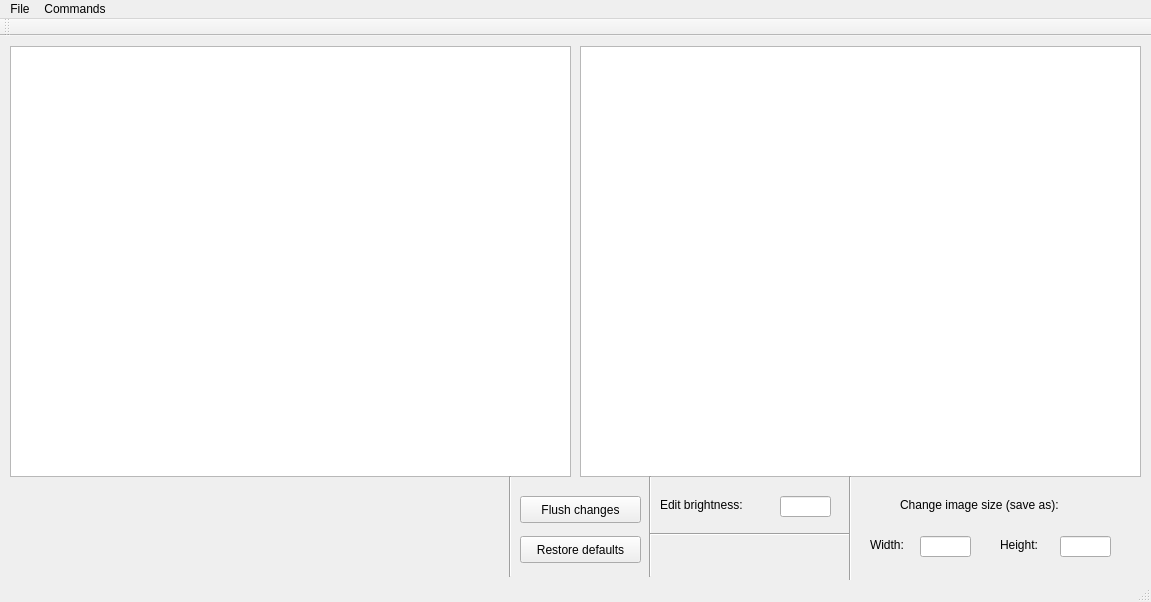
<?xml version="1.0" encoding="UTF-8"?>
<ui version="4.0">
 <class>MainWindow</class>
 <widget class="QMainWindow" name="MainWindow">
  <property name="geometry">
   <rect>
    <x>0</x>
    <y>0</y>
    <width>1151</width>
    <height>602</height>
   </rect>
  </property>
  <property name="windowTitle">
   <string>Fractal Tool </string>
  </property>
  <widget class="QWidget" name="centralWidget">
   <widget class="QGraphicsView" name="viewOriginal">
    <property name="geometry">
     <rect>
      <x>10</x>
      <y>10</y>
      <width>561</width>
      <height>431</height>
     </rect>
    </property>
   </widget>
   <widget class="QGraphicsView" name="viewProcessed">
    <property name="geometry">
     <rect>
      <x>580</x>
      <y>10</y>
      <width>561</width>
      <height>431</height>
     </rect>
    </property>
   </widget>
   <widget class="QPushButton" name="btnFlush">
    <property name="geometry">
     <rect>
      <x>520</x>
      <y>460</y>
      <width>121</width>
      <height>27</height>
     </rect>
    </property>
    <property name="text">
     <string>Flush changes</string>
    </property>
   </widget>
   <widget class="QPushButton" name="btnDefaults">
    <property name="geometry">
     <rect>
      <x>520</x>
      <y>500</y>
      <width>121</width>
      <height>27</height>
     </rect>
    </property>
    <property name="text">
     <string>Restore defaults</string>
    </property>
   </widget>
   <widget class="QLineEdit" name="editBrightness">
    <property name="geometry">
     <rect>
      <x>780</x>
      <y>460</y>
      <width>51</width>
      <height>21</height>
     </rect>
    </property>
   </widget>
   <widget class="QLabel" name="labelBrightness">
    <property name="geometry">
     <rect>
      <x>660</x>
      <y>460</y>
      <width>121</width>
      <height>17</height>
     </rect>
    </property>
    <property name="text">
     <string>Edit brightness:</string>
    </property>
   </widget>
   <widget class="Line" name="line">
    <property name="geometry">
     <rect>
      <x>640</x>
      <y>440</y>
      <width>20</width>
      <height>101</height>
     </rect>
    </property>
    <property name="orientation">
     <enum>Qt::Vertical</enum>
    </property>
   </widget>
   <widget class="Line" name="line_2">
    <property name="geometry">
     <rect>
      <x>500</x>
      <y>440</y>
      <width>20</width>
      <height>101</height>
     </rect>
    </property>
    <property name="orientation">
     <enum>Qt::Vertical</enum>
    </property>
   </widget>
   <widget class="Line" name="line_3">
    <property name="geometry">
     <rect>
      <x>650</x>
      <y>490</y>
      <width>201</width>
      <height>16</height>
     </rect>
    </property>
    <property name="orientation">
     <enum>Qt::Horizontal</enum>
    </property>
   </widget>
   <widget class="Line" name="line_4">
    <property name="geometry">
     <rect>
      <x>840</x>
      <y>440</y>
      <width>20</width>
      <height>111</height>
     </rect>
    </property>
    <property name="orientation">
     <enum>Qt::Vertical</enum>
    </property>
   </widget>
   <widget class="QLabel" name="label">
    <property name="geometry">
     <rect>
      <x>900</x>
      <y>460</y>
      <width>211</width>
      <height>17</height>
     </rect>
    </property>
    <property name="text">
     <string>Change image size (save as):</string>
    </property>
   </widget>
   <widget class="QLabel" name="label_2">
    <property name="geometry">
     <rect>
      <x>870</x>
      <y>500</y>
      <width>67</width>
      <height>17</height>
     </rect>
    </property>
    <property name="text">
     <string>Width:</string>
    </property>
   </widget>
   <widget class="QLabel" name="label_3">
    <property name="geometry">
     <rect>
      <x>1000</x>
      <y>500</y>
      <width>67</width>
      <height>17</height>
     </rect>
    </property>
    <property name="text">
     <string>Height:</string>
    </property>
   </widget>
   <widget class="QLineEdit" name="editWidth">
    <property name="geometry">
     <rect>
      <x>920</x>
      <y>500</y>
      <width>51</width>
      <height>21</height>
     </rect>
    </property>
   </widget>
   <widget class="QLineEdit" name="editHeight">
    <property name="geometry">
     <rect>
      <x>1060</x>
      <y>500</y>
      <width>51</width>
      <height>21</height>
     </rect>
    </property>
   </widget>
  </widget>
  <widget class="QMenuBar" name="menuBar">
   <property name="geometry">
    <rect>
     <x>0</x>
     <y>0</y>
     <width>1151</width>
     <height>22</height>
    </rect>
   </property>
   <widget class="QMenu" name="menuDatei">
    <property name="title">
     <string>File</string>
    </property>
    <addaction name="actionOpen"/>
    <addaction name="actionSave"/>
    <addaction name="actionSave_As_2"/>
    <addaction name="separator"/>
    <addaction name="actionExit_2"/>
   </widget>
   <widget class="QMenu" name="menuConfiguration">
    <property name="title">
     <string>Commands</string>
    </property>
    <addaction name="actionConvert_to_GRAY"/>
    <addaction name="actionConvert_to_B_W"/>
    <addaction name="actionCreate_grid"/>
    <addaction name="actionTEST"/>
    <addaction name="actionFace"/>
   </widget>
   <addaction name="menuDatei"/>
   <addaction name="menuConfiguration"/>
  </widget>
  <widget class="QToolBar" name="mainToolBar">
   <attribute name="toolBarArea">
    <enum>TopToolBarArea</enum>
   </attribute>
   <attribute name="toolBarBreak">
    <bool>false</bool>
   </attribute>
  </widget>
  <widget class="QStatusBar" name="statusBar"/>
  <action name="actionExit">
   <property name="text">
    <string>Exit</string>
   </property>
  </action>
  <action name="actionOriginal_Image">
   <property name="text">
    <string>Original image</string>
   </property>
  </action>
  <action name="actionImage_after_processing">
   <property name="text">
    <string>Image after processing</string>
   </property>
  </action>
  <action name="actionOpen">
   <property name="text">
    <string>Open</string>
   </property>
  </action>
  <action name="actionSave">
   <property name="text">
    <string>Save</string>
   </property>
  </action>
  <action name="actionExit_2">
   <property name="text">
    <string>Exit</string>
   </property>
  </action>
  <action name="actionConvert_to_GRAY">
   <property name="checkable">
    <bool>false</bool>
   </property>
   <property name="text">
    <string>Convert to GRAY</string>
   </property>
  </action>
  <action name="actionJPG">
   <property name="text">
    <string>JPG</string>
   </property>
  </action>
  <action name="actionBMP">
   <property name="text">
    <string>BMP</string>
   </property>
  </action>
  <action name="actionSave_As_2">
   <property name="text">
    <string>Save As</string>
   </property>
  </action>
  <action name="actionCreate_grid">
   <property name="text">
    <string>Create grid</string>
   </property>
  </action>
  <action name="actionTEST">
   <property name="text">
    <string>TEST</string>
   </property>
  </action>
  <action name="actionFace">
   <property name="text">
    <string>Face Detection</string>
   </property>
  </action>
  <action name="actionConvert_to_B_W">
   <property name="checkable">
    <bool>false</bool>
   </property>
   <property name="text">
    <string>Convert to B&amp;W</string>
   </property>
  </action>
 </widget>
 <layoutdefault spacing="6" margin="11"/>
 <resources/>
 <connections/>
</ui>
